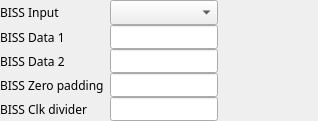
       <widget class="QEFrame" name="qeframe_5">
        <layout class="QGridLayout" name="gridLayout_6">
         <property name="margin">
          <number>0</number>
         </property>
         <property name="spacing">
          <number>0</number>
         </property>
         <item row="0" column="0">
          <layout class="QGridLayout" name="gridLayout_2">
           <property name="spacing">
            <number>0</number>
           </property>
           <item row="0" column="0">
            <widget class="QLabel" name="label_11">
             <property name="sizePolicy">
              <sizepolicy hsizetype="Fixed" vsizetype="Expanding">
               <horstretch>0</horstretch>
               <verstretch>0</verstretch>
              </sizepolicy>
             </property>
             <property name="minimumSize">
              <size>
               <width>61</width>
               <height>0</height>
              </size>
             </property>
             <property name="sizeIncrement">
              <size>
               <width>1</width>
               <height>1</height>
              </size>
             </property>
             <property name="font">
              <font>
               <family>Abyssinica SIL</family>
               <pointsize>9</pointsize>
              </font>
             </property>
             <property name="text">
              <string>BISS Input</string>
             </property>
            </widget>
           </item>
           <item row="0" column="1">
            <widget class="QEComboBox" name="qecombobox_3">
             <property name="sizePolicy">
              <sizepolicy hsizetype="Expanding" vsizetype="Expanding">
               <horstretch>0</horstretch>
               <verstretch>0</verstretch>
              </sizepolicy>
             </property>
             <property name="minimumSize">
              <size>
               <width>100</width>
               <height>1</height>
              </size>
             </property>
             <property name="font">
              <font>
               <family>Abyssinica SIL</family>
               <pointsize>9</pointsize>
              </font>
             </property>
             <property name="variable" stdset="0">
              <string>$(DMC)$(M)_BISSINPUT_CMD</string>
             </property>
            </widget>
           </item>
           <item row="0" column="2">
            <widget class="QELabel" name="rbv_5">
             <property name="sizePolicy">
              <sizepolicy hsizetype="Preferred" vsizetype="Expanding">
               <horstretch>0</horstretch>
               <verstretch>0</verstretch>
              </sizepolicy>
             </property>
             <property name="minimumSize">
              <size>
               <width>100</width>
               <height>0</height>
              </size>
             </property>
             <property name="maximumSize">
              <size>
               <width>16777215</width>
               <height>16777215</height>
              </size>
             </property>
             <property name="font">
              <font>
               <family>Abyssinica SIL</family>
               <pointsize>9</pointsize>
              </font>
             </property>
             <property name="focusPolicy">
              <enum>Qt::NoFocus</enum>
             </property>
             <property name="autoFillBackground">
              <bool>true</bool>
             </property>
             <property name="variable" stdset="0">
              <string>$(DMC)$(M)_BISSINPUT_STATUS</string>
             </property>
             <property name="variableAsToolTip">
              <bool>true</bool>
             </property>
             <property name="styleSheet">
              <string notr="true">QWidget { color: grey }</string>
             </property>
            </widget>
           </item>
           <item row="1" column="0">
            <widget class="QLabel" name="label_15">
             <property name="sizePolicy">
              <sizepolicy hsizetype="Fixed" vsizetype="Expanding">
               <horstretch>0</horstretch>
               <verstretch>0</verstretch>
              </sizepolicy>
             </property>
             <property name="minimumSize">
              <size>
               <width>61</width>
               <height>0</height>
              </size>
             </property>
             <property name="sizeIncrement">
              <size>
               <width>1</width>
               <height>1</height>
              </size>
             </property>
             <property name="font">
              <font>
               <family>Abyssinica SIL</family>
               <pointsize>9</pointsize>
              </font>
             </property>
             <property name="text">
              <string>BISS Data 1</string>
             </property>
             <property name="alignment">
              <set>Qt::AlignLeading|Qt::AlignLeft|Qt::AlignVCenter</set>
             </property>
             <property name="indent">
              <number>0</number>
             </property>
            </widget>
           </item>
           <item row="1" column="1">
            <widget class="QELineEdit" name="qelineedit_7">
             <property name="sizePolicy">
              <sizepolicy hsizetype="Expanding" vsizetype="Expanding">
               <horstretch>0</horstretch>
               <verstretch>0</verstretch>
              </sizepolicy>
             </property>
             <property name="minimumSize">
              <size>
               <width>85</width>
               <height>1</height>
              </size>
             </property>
             <property name="font">
              <font>
               <family>Abyssinica SIL</family>
               <pointsize>8</pointsize>
              </font>
             </property>
             <property name="variable" stdset="0">
              <string>$(DMC)$(M)_BISSDATA1_SP</string>
             </property>
             <property name="addUnits">
              <bool>true</bool>
             </property>
            </widget>
           </item>
           <item row="1" column="2">
            <widget class="QELabel" name="rbv_6">
             <property name="sizePolicy">
              <sizepolicy hsizetype="Preferred" vsizetype="Expanding">
               <horstretch>0</horstretch>
               <verstretch>0</verstretch>
              </sizepolicy>
             </property>
             <property name="minimumSize">
              <size>
               <width>100</width>
               <height>0</height>
              </size>
             </property>
             <property name="maximumSize">
              <size>
               <width>16777215</width>
               <height>16777215</height>
              </size>
             </property>
             <property name="font">
              <font>
               <family>Abyssinica SIL</family>
               <pointsize>9</pointsize>
              </font>
             </property>
             <property name="focusPolicy">
              <enum>Qt::NoFocus</enum>
             </property>
             <property name="autoFillBackground">
              <bool>true</bool>
             </property>
             <property name="variable" stdset="0">
              <string>$(DMC)$(M)_BISSDATA1_MON</string>
             </property>
             <property name="variableAsToolTip">
              <bool>true</bool>
             </property>
             <property name="styleSheet">
              <string notr="true">QWidget { color: grey }</string>
             </property>
            </widget>
           </item>
           <item row="2" column="0">
            <widget class="QLabel" name="label_16">
             <property name="sizePolicy">
              <sizepolicy hsizetype="Fixed" vsizetype="Expanding">
               <horstretch>0</horstretch>
               <verstretch>0</verstretch>
              </sizepolicy>
             </property>
             <property name="minimumSize">
              <size>
               <width>110</width>
               <height>0</height>
              </size>
             </property>
             <property name="sizeIncrement">
              <size>
               <width>1</width>
               <height>1</height>
              </size>
             </property>
             <property name="font">
              <font>
               <family>Abyssinica SIL</family>
               <pointsize>9</pointsize>
              </font>
             </property>
             <property name="text">
              <string>BISS Data 2</string>
             </property>
             <property name="alignment">
              <set>Qt::AlignLeading|Qt::AlignLeft|Qt::AlignVCenter</set>
             </property>
             <property name="indent">
              <number>0</number>
             </property>
            </widget>
           </item>
           <item row="2" column="1">
            <widget class="QELineEdit" name="qelineedit_8">
             <property name="sizePolicy">
              <sizepolicy hsizetype="Expanding" vsizetype="Expanding">
               <horstretch>0</horstretch>
               <verstretch>0</verstretch>
              </sizepolicy>
             </property>
             <property name="minimumSize">
              <size>
               <width>85</width>
               <height>1</height>
              </size>
             </property>
             <property name="font">
              <font>
               <family>Abyssinica SIL</family>
               <pointsize>8</pointsize>
              </font>
             </property>
             <property name="variable" stdset="0">
              <string>$(DMC)$(M)_BISSDATA2_SP</string>
             </property>
             <property name="addUnits">
              <bool>true</bool>
             </property>
            </widget>
           </item>
           <item row="2" column="2">
            <widget class="QELabel" name="rbv_7">
             <property name="sizePolicy">
              <sizepolicy hsizetype="Preferred" vsizetype="Expanding">
               <horstretch>0</horstretch>
               <verstretch>0</verstretch>
              </sizepolicy>
             </property>
             <property name="minimumSize">
              <size>
               <width>100</width>
               <height>0</height>
              </size>
             </property>
             <property name="maximumSize">
              <size>
               <width>16777215</width>
               <height>16777215</height>
              </size>
             </property>
             <property name="font">
              <font>
               <family>Abyssinica SIL</family>
               <pointsize>9</pointsize>
              </font>
             </property>
             <property name="focusPolicy">
              <enum>Qt::NoFocus</enum>
             </property>
             <property name="autoFillBackground">
              <bool>true</bool>
             </property>
             <property name="variable" stdset="0">
              <string>$(DMC)$(M)_BISSDATA2_MON</string>
             </property>
             <property name="variableAsToolTip">
              <bool>true</bool>
             </property>
             <property name="styleSheet">
              <string notr="true">QWidget { color: grey }</string>
             </property>
            </widget>
           </item>
           <item row="3" column="0">
            <widget class="QLabel" name="label_17">
             <property name="sizePolicy">
              <sizepolicy hsizetype="Fixed" vsizetype="Expanding">
               <horstretch>0</horstretch>
               <verstretch>0</verstretch>
              </sizepolicy>
             </property>
             <property name="minimumSize">
              <size>
               <width>61</width>
               <height>0</height>
              </size>
             </property>
             <property name="sizeIncrement">
              <size>
               <width>1</width>
               <height>1</height>
              </size>
             </property>
             <property name="font">
              <font>
               <family>Abyssinica SIL</family>
               <pointsize>9</pointsize>
              </font>
             </property>
             <property name="text">
              <string>BISS Zero padding</string>
             </property>
             <property name="alignment">
              <set>Qt::AlignLeading|Qt::AlignLeft|Qt::AlignVCenter</set>
             </property>
             <property name="indent">
              <number>0</number>
             </property>
            </widget>
           </item>
           <item row="3" column="1">
            <widget class="QELineEdit" name="qelineedit_9">
             <property name="sizePolicy">
              <sizepolicy hsizetype="Expanding" vsizetype="Expanding">
               <horstretch>0</horstretch>
               <verstretch>0</verstretch>
              </sizepolicy>
             </property>
             <property name="minimumSize">
              <size>
               <width>85</width>
               <height>1</height>
              </size>
             </property>
             <property name="font">
              <font>
               <family>Abyssinica SIL</family>
               <pointsize>8</pointsize>
              </font>
             </property>
             <property name="variable" stdset="0">
              <string>$(DMC)$(M)_BISSZP_SP</string>
             </property>
             <property name="addUnits">
              <bool>true</bool>
             </property>
            </widget>
           </item>
           <item row="3" column="2">
            <widget class="QELabel" name="rbv_8">
             <property name="sizePolicy">
              <sizepolicy hsizetype="Preferred" vsizetype="Expanding">
               <horstretch>0</horstretch>
               <verstretch>0</verstretch>
              </sizepolicy>
             </property>
             <property name="minimumSize">
              <size>
               <width>100</width>
               <height>0</height>
              </size>
             </property>
             <property name="maximumSize">
              <size>
               <width>16777215</width>
               <height>16777215</height>
              </size>
             </property>
             <property name="font">
              <font>
               <family>Abyssinica SIL</family>
               <pointsize>9</pointsize>
              </font>
             </property>
             <property name="focusPolicy">
              <enum>Qt::NoFocus</enum>
             </property>
             <property name="autoFillBackground">
              <bool>true</bool>
             </property>
             <property name="variable" stdset="0">
              <string>$(DMC)$(M)_BISSZP_MON</string>
             </property>
             <property name="variableAsToolTip">
              <bool>true</bool>
             </property>
             <property name="styleSheet">
              <string notr="true">QWidget { color: grey }</string>
             </property>
            </widget>
           </item>
           <item row="4" column="0">
            <widget class="QLabel" name="label_18">
             <property name="sizePolicy">
              <sizepolicy hsizetype="Fixed" vsizetype="Expanding">
               <horstretch>0</horstretch>
               <verstretch>0</verstretch>
              </sizepolicy>
             </property>
             <property name="minimumSize">
              <size>
               <width>61</width>
               <height>0</height>
              </size>
             </property>
             <property name="sizeIncrement">
              <size>
               <width>1</width>
               <height>1</height>
              </size>
             </property>
             <property name="font">
              <font>
               <family>Abyssinica SIL</family>
               <pointsize>9</pointsize>
              </font>
             </property>
             <property name="text">
              <string>BISS Clk divider</string>
             </property>
             <property name="alignment">
              <set>Qt::AlignLeading|Qt::AlignLeft|Qt::AlignVCenter</set>
             </property>
             <property name="indent">
              <number>0</number>
             </property>
            </widget>
           </item>
           <item row="4" column="1">
            <widget class="QELineEdit" name="qelineedit_10">
             <property name="sizePolicy">
              <sizepolicy hsizetype="Expanding" vsizetype="Expanding">
               <horstretch>0</horstretch>
               <verstretch>0</verstretch>
              </sizepolicy>
             </property>
             <property name="minimumSize">
              <size>
               <width>85</width>
               <height>1</height>
              </size>
             </property>
             <property name="font">
              <font>
               <family>Abyssinica SIL</family>
               <pointsize>8</pointsize>
              </font>
             </property>
             <property name="variable" stdset="0">
              <string>$(DMC)$(M)_BISSCD_SP</string>
             </property>
             <property name="addUnits">
              <bool>true</bool>
             </property>
            </widget>
           </item>
           <item row="4" column="2">
            <widget class="QELabel" name="rbv_9">
             <property name="sizePolicy">
              <sizepolicy hsizetype="Preferred" vsizetype="Expanding">
               <horstretch>0</horstretch>
               <verstretch>0</verstretch>
              </sizepolicy>
             </property>
             <property name="minimumSize">
              <size>
               <width>100</width>
               <height>0</height>
              </size>
             </property>
             <property name="maximumSize">
              <size>
               <width>16777215</width>
               <height>16777215</height>
              </size>
             </property>
             <property name="font">
              <font>
               <family>Abyssinica SIL</family>
               <pointsize>9</pointsize>
              </font>
             </property>
             <property name="focusPolicy">
              <enum>Qt::NoFocus</enum>
             </property>
             <property name="autoFillBackground">
              <bool>true</bool>
             </property>
             <property name="variable" stdset="0">
              <string>$(DMC)$(M)_BISSCD_MON</string>
             </property>
             <property name="variableAsToolTip">
              <bool>true</bool>
             </property>
             <property name="styleSheet">
              <string notr="true">QWidget { color: grey }</string>
             </property>
            </widget>
           </item>
          </layout>
         </item>
        </layout>
       </widget>
